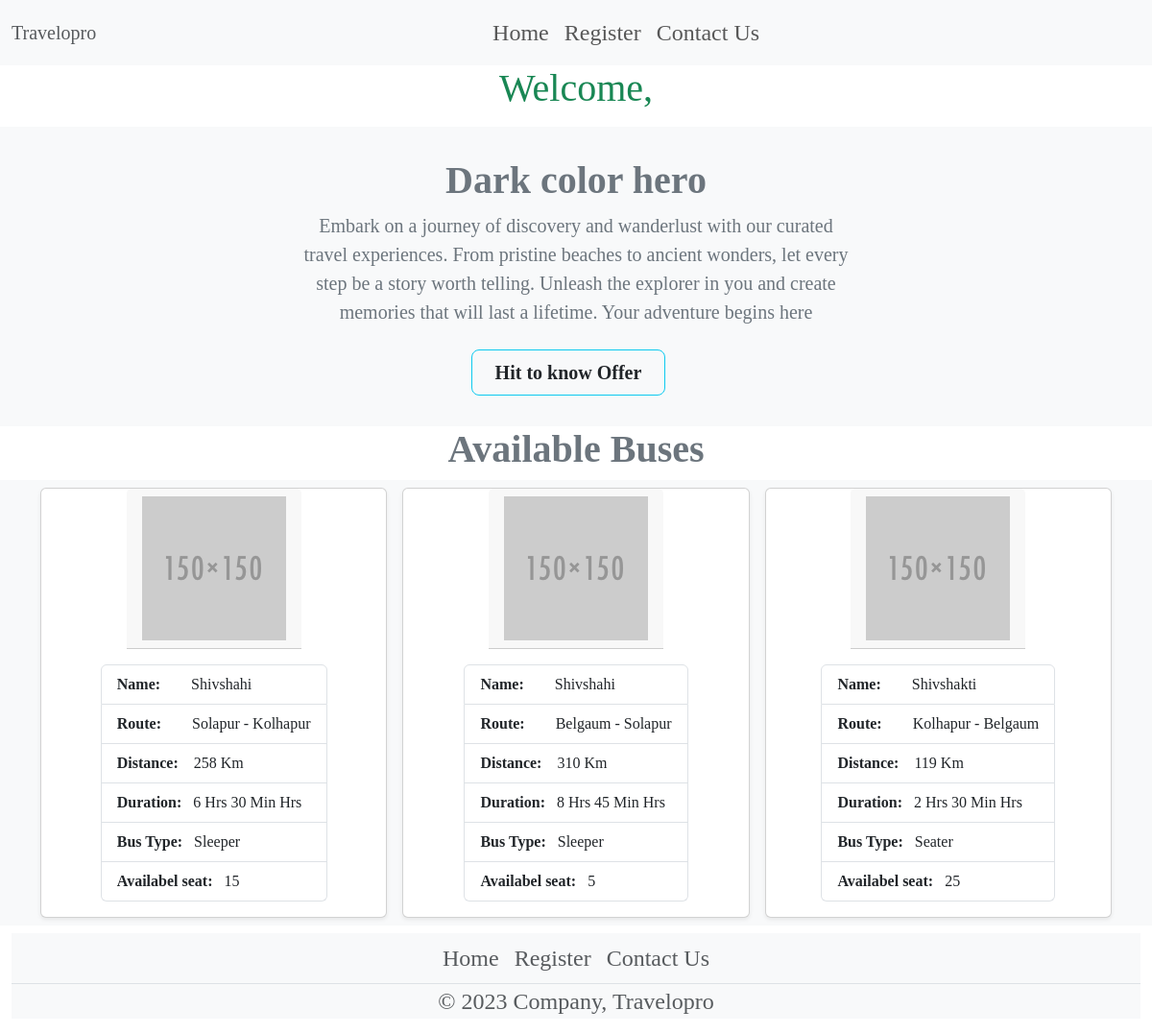
/dashboard, run on the app's committed database.
### bus/models.py (models this page shows, shortened)
class Bus(models.Model):
	name = models.CharField(max_length=100)
	image = models.ImageField(upload_to = 'Buses')
	route = models.CharField(max_length=100)
	distance = models.IntegerField()
	duration = models.CharField(max_length=100)
	bus_type = models.CharField(max_length=100)
	available_seats = models.IntegerField()
	class Meta:
		verbose_name_plural = 'Buses'

### bus/views.py (the view)
# urls.py: path('dashboard',views.dashboard,name='dashboard'),
def dashboard(request):
	buses = Bus.objects.all()
	context = {
		'buses': buses
	}
	return render(request,'routes-buses.html', context)

### template/routes-buses.html (shortened to what this page needs)
{% extends 'base.html' %}
{% load static %}
{% block content %}
  <h1 class="display-6 text-center text-success">Welcome, </h1>
  <div class="bg-light text-secondary mt-2 px-4 py-3 text-center">
    <div class="py-3">
      <h1 class="display-6 fw-bold text-secondary">Dark color hero</h1>
      <div class="col-lg-6 mx-auto">
        <p class="fs-5 mb-4">Embark on a journey of discovery and wanderlust with our curated travel experiences. From pristine beaches to ancient wonders, let every step be a story worth telling. Unleash the explorer in you and create memories that will last a lifetime. Your adventure begins here</p>
        <div class="d-grid gap-2 d-sm-flex justify-content-sm-center">
          <button type="button" class="btn btn-outline-info btn-lg text-dark px-4 me-sm-3 fw-bold" onclick="offer()">Hit to know Offer</button>
        </div>
      </div>
    </div>
  </div>
    <h1 class="text-center display-6 fw-bold text-secondary">Available Buses</h1>
    <div class="container-fluid py-2 bg-body-tertiary mb-2">
      <div class="container">
        <div class="row row-cols-1 row-cols-sm-2 row-cols-md-3 g-3">
          {% for bus in buses %}
          <div class="col">
            <div class="card shadow-sm align-items-center">
              <a href="{% url 'reservation' bus.id %}" class="text-decoration"><img src="{{bus.image.url}}" alt="image" class="image-responsive card-header"></a>
              <div class="card-body">
                <ul class="list-group">
                  <li class="list-group-item"><b>Name:&nbsp;&nbsp;&nbsp;&nbsp;&nbsp;&nbsp;&nbsp;</b> {{bus.name}}</li>
                  <li class="list-group-item"><b>Route:&nbsp;&nbsp;&nbsp;&nbsp;&nbsp;&nbsp;&nbsp;</b> {{bus.route}}</li>
                  <li class="list-group-item"><b>Distance:&nbsp;&nbsp;&nbsp;</b> {{bus.distance}} Km</li>
                  <li class="list-group-item"><b>Duration:&nbsp;&nbsp;</b> {{bus.duration}} Hrs</li>
                  <li class="list-group-item"><b>Bus Type:&nbsp;&nbsp;</b> {{bus.bus_type}}</li>
                  <li class="list-group-item"><b>Availabel seat:&nbsp;&nbsp;</b> {{bus.available_seats}}</li>
                </ul>
              </div>
            </div>
          </div>
          {% endfor %}
        </div>
      </div>
    </div>
{% endblock %}

### template/base.html (shortened to what this page needs)
{% load static %}
<!doctype html>
<html lang="en">
  <head>
    <link href="https://cdn.jsdelivr.net/npm/bootstrap@5.3.2/dist/css/bootstrap.min.css" rel="stylesheet">
    <link rel="stylesheet" type="text/css" href="{% static 'assets/css/style.css' %}">
  </head>
  <body>
    <nav class="navbar navbar-expand-lg bg-body-tertiary">
      <div class="container-fluid fs-4">
        <a class="navbar-brand cursor-not-allowed text-body-secondary" href="#">Travelopro</a>
        <div class="collapse navbar-collapse justify-content-center" id="navbarSupportedContent">
          <ul class="navbar-nav mb-2 mb-lg-0">
            {% if user.is_authenticated %}
            <li class="nav-item">
                <a class="nav-link" aria-current="page" href="{% url 'dashboard' %}">Home</a>
            </li>
            <li class="nav-item">
                <a class="nav-link" aria-current="page" href="{% url 'my_reservation' %}">My Reservations</a>
            </li>
            <li class="nav-item">
                <a class="nav-link" aria-current="page" href="{% url 'logout' %}">Logout</a>
            </li>
            {% else %}
            <li class="nav-item">
                <a class="nav-link" aria-current="page" href="/">Home</a>
            </li>
            <li class="nav-item">
                <a class="nav-link" aria-current="page" href="{% url 'register' %}">Register</a>
            </li>
            {% endif %}
            <li class="nav-item">
                <a class="nav-link" aria-current="page" href="{% url 'contactus' %}">Contact Us</a>
            </li>
          </ul>
        </div>
      </div>
    </nav>
    {% block content %}
    {% endblock %}
    <div class="container-fluid">
        <footer class="bg-light fs-4">
          <ul class="nav justify-content-center border-bottom">
            {% if user.is_authenticated %}
            <li class="nav-item"><a href="{% url 'dashboard' %}" class="nav-link px-2 text-body-secondary">Home</a></li>
            <li class="nav-item"><a href="{% url 'my_reservation' %}" class="nav-link px-2 text-body-secondary">My Reservation</a></li>
            <li class="nav-item"><a href="{% url 'logout' %}" class="nav-link px-2 text-body-secondary">Logout</a></li>
            <li class="nav-item"><a href="{% url 'contactus' %}" class="nav-link px-2 text-body-secondary">Contact Us</a></li>
            {% else %}
            <li class="nav-item"><a href="{% url 'index' %}" class="nav-link px-2 text-body-secondary">Home</a></li>
            <li class="nav-item"><a href="{% url 'register' %}" class="nav-link px-2 text-body-secondary">Register</a></li>
            <li class="nav-item"><a href="{% url 'contactus' %}" class="nav-link px-2 text-body-secondary">Contact Us</a></li>
            {% endif %}
          </ul>
          <p class="text-center text-body-secondary">&copy; 2023 Company, Travelopro</p>
        </footer>
      </div>
  </body>
</html>

### static/assets/css/style.css (style rules this page uses)
body { display: flex; flex-direction: column; min-height: 100vh; font-family: Georgia, Times New Roman; }

### data on the page
Bus: image (picture), name "Shivshahi", route "Solapur - Kolhapur", distance "258", duration "6 Hrs 30 Min", bus_type "Sleeper", available_seats "15"
Bus: image (picture), name "Shivshahi", route "Belgaum - Solapur", distance "310", duration "8 Hrs 45 Min", bus_type "Sleeper", available_seats "5"
Bus: image (picture), name "Shivshakti", route "Kolhapur - Belgaum", distance "119", duration "2 Hrs 30 Min", bus_type "Seater", available_seats "25"
